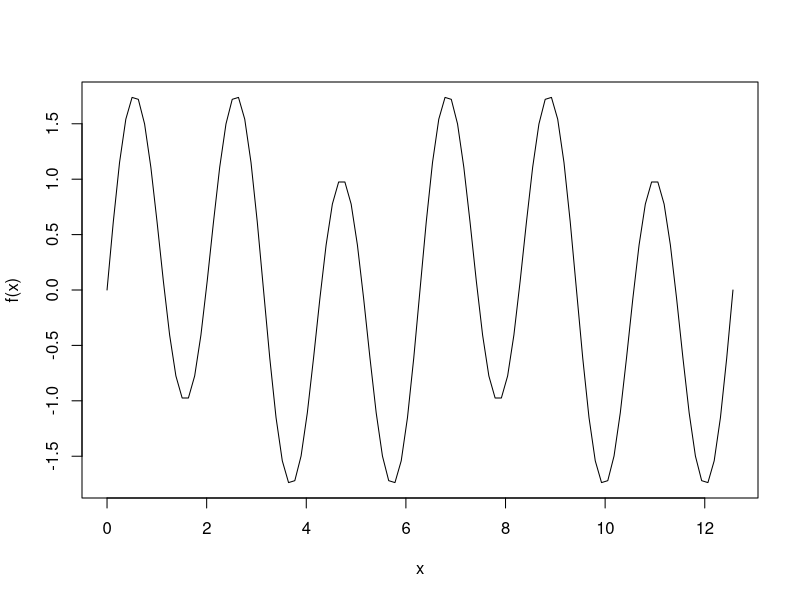
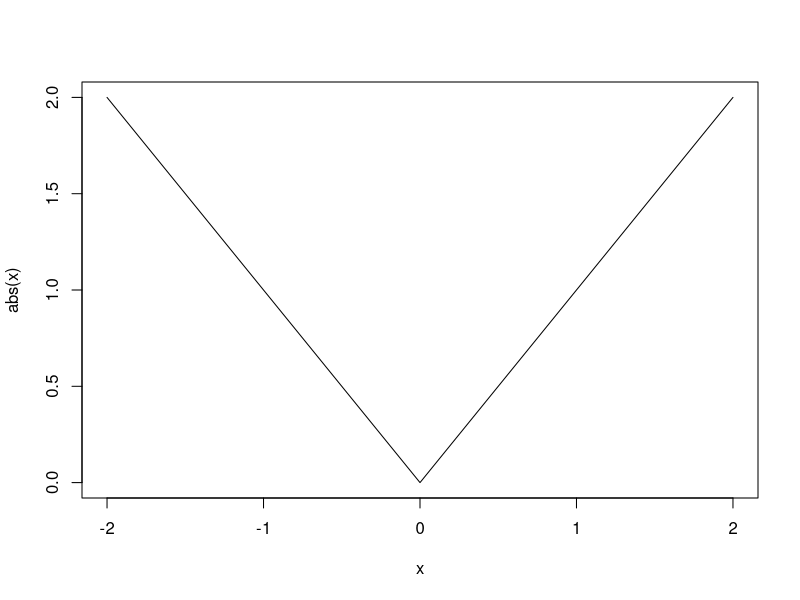
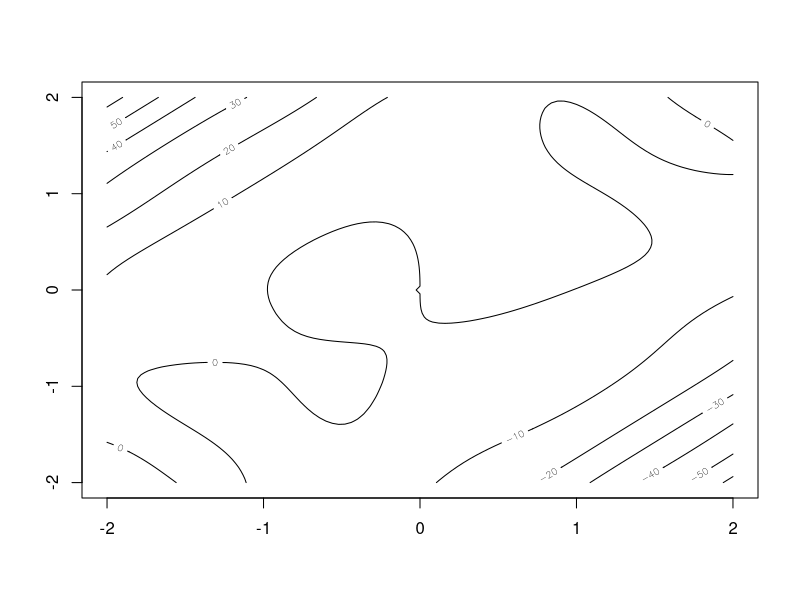
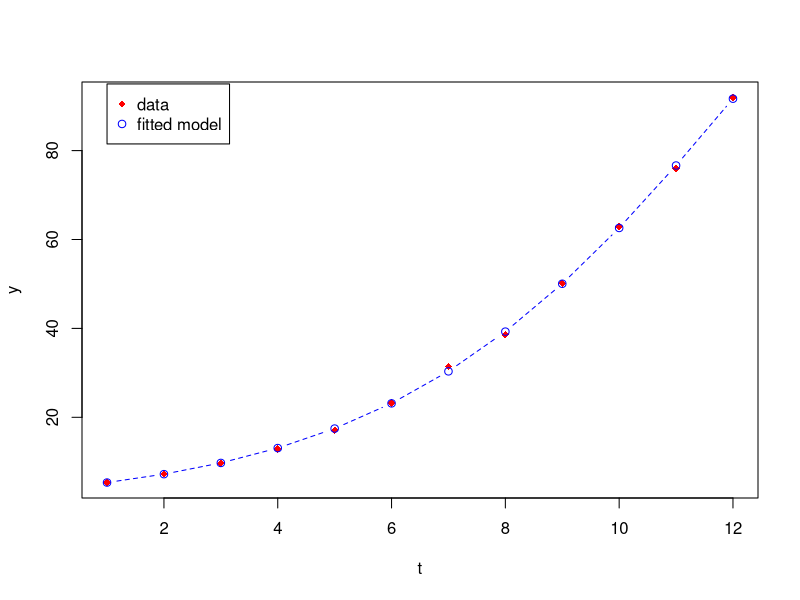

Source code (R) for these figures, in order:
## ---- chunk 1
f <- function(x) cos(x)*sin(2*x)  + sin(3*x)
curve(f, from=0, to=4*pi)
## ---- chunk 2
optimize(f, interval=c(0,4*pi))
## ---- chunk 3
#library(soobench)
#fw <- weierstrass_function(1)
#fw <- function(x){
#  n <- 10
#  a <- 0.9
#  b <- 7
#  y <- 1:n
#  for (i in 1:n) {
#    y[i] <- a^(i-1)*cos(b^(i-1) *pi * x)
#  }
#  sum(y)
#}
#y <- 
#curve(fw, -2,2)
curve(abs, from = -2, to = 2)
optimize(abs, interval=c(-2,2)) #find min
## ---- chunk 4
f_sym <- expression(cos(x)*sin(2*x)  + sin(3*x)) #define f
f1_sym <- D(f_sym, 'x') #f'
f1 <- function(x) eval(f1_sym) #f'(x)
f2_sym <- D(f1_sym, 'x') #f''
f2 <- function(x) eval(f2_sym) #f''(x)
x <- 2 #x_0
for (i in 1:6) {
  x <- x - f1(x) / f2(x); cat(x, '\n') #iterate
}
## ---- chunk 5
#install.packages("pracma")
library(pracma) # for meshgrid function
f <- function(x1, x2) cos(x1)*sin(2*x2)  + sin(3*x1*x2) + (x1-x2)^3 #define function to optimise
meshgrid(seq(-2, 2, length=5)) #output coordinate grid
x <- seq(-2, 2, length=101) #store finer grid
grid_XY <- meshgrid(x)
z <- matrix(mapply(f, grid_XY$X, grid_XY$Y), nrow=101) #apply function
min(z) #print minimum
contour(x, x, z) #show contour plot
## ---- chunk 6
f1 <- deriv(expression(cos(x1)*sin(2*x2)  + sin(3*x1*x2) + (x1-x2)^3), namevec = c('x1', 'x2'), function.arg=T, hessian=T) #calculate first and second derivatives
f1(0,0) #evaluate at origin
## ---- chunk 7
nlm(function(x) f1(x[1], x[2]), c(0,0)) #start nlm at (0,0)
## ---- chunk 8
nlm(function(x) f1(x[1], x[2]), c(10, 10),  stepmax = 1000) #start at (10,10)
## ---- chunk 9
nlm(function(x) f(x[1], x[2]), c(10,10)) #start nlm at (0,0) without gradient or Hessian
## ---- chunk 10
optim(c(0,0), function(x) f(x[1], x[2])) #run optim using Nelder-Mead, starting at origin
## ---- chunk 11
optim(c(0, 0), function(x) f(x[1], x[2]), method="BFGS") #run optim using BFGS algorithm, starting at origin
## ---- chunk 12
optim(c(0, 0), function(x) f(x[1], x[2]), method="SANN", control=list(maxit=3000)) #run soptim with simulated annealing, starting at origin, using at most 3000 iterations
## ---- chunk 13
ydat <- c(5.308, 7.24, 9.638, 12.866, 17.069, 23.192, 31.443, 38.558, 50.156, 62.948, 75.995, 91.972) #set response
tdat <- seq_along(ydat) #1:12
my_data <- data.frame(y=ydat, t=tdat) #store as frame
start1 <- c(b1=1, b2=1, b3=1) #start from (1,1,1)
my_model <- y ~ b1/(1+b2*exp(-b3*t)) #specify nonlinear model
try(nls(my_model, start=start1, data=my_data)) #incur gradient error
## ---- chunk 14
library(minpack.lm)
out_lm <- nlsLM(my_model, start=start1, data=my_data) #fit model using Lev.-Marq. method
out_lm
## ---- chunk 15
plot(tdat, ydat, pch=18, xlab='t', ylab='y', col='red') #view performance
lines(tdat, out_lm$m$fitted(), pch=1, col='blue', type='b', lty=2)
legend(1, 95, legend=c('data', 'fitted model'), col=c('red', 'blue'), pch=c(18,1))
## ---- chunk 16
f <- function(b, mydata) sum((mydata$y-b[1]/(1+b[2]*exp(-b[3]*mydata$t)))^2) #specify residue
nlm(f, mydata=my_data, p=start1) #run nlm
## ---- chunk 17
optim(par=start1, fn=f, mydata=my_data) #run optim/Nelder-Mead
## ---- chunk 18
optim(par=start1, fn=f, mydata=my_data, method="CG") #run optim/Conjugate Gradient 
## ---- chunk 19
optim(par=start1, fn=f, mydata=my_data, method="BFGS") #run optim/BFGS
## ---- chunk 20
optim(par=start1, fn=f, mydata=my_data, method="L-BFGS-B") #run optim/ L-BFGS
